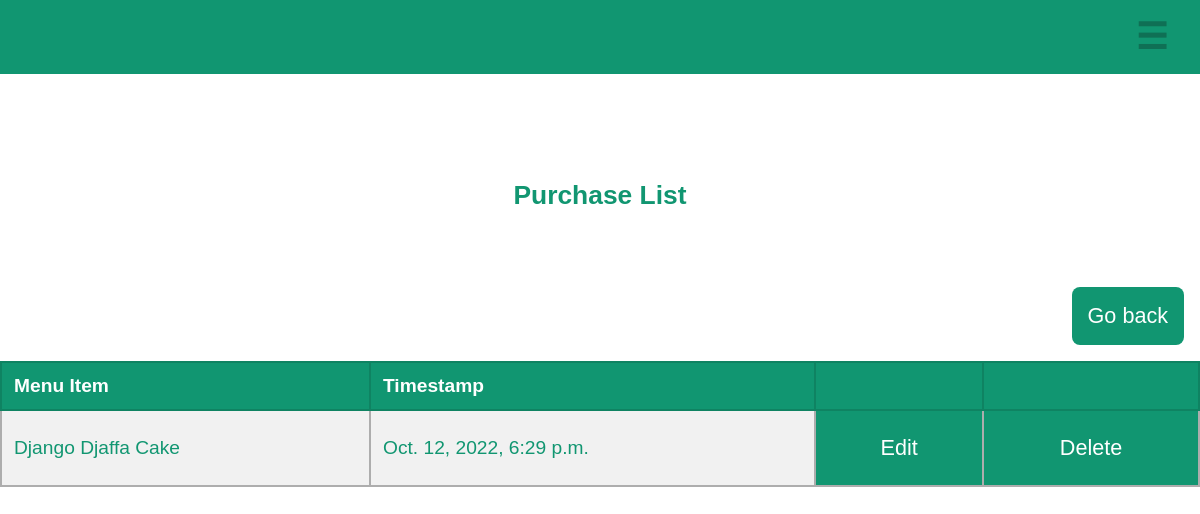
The page /purchase/list (signed in) on the database as committed earlier.
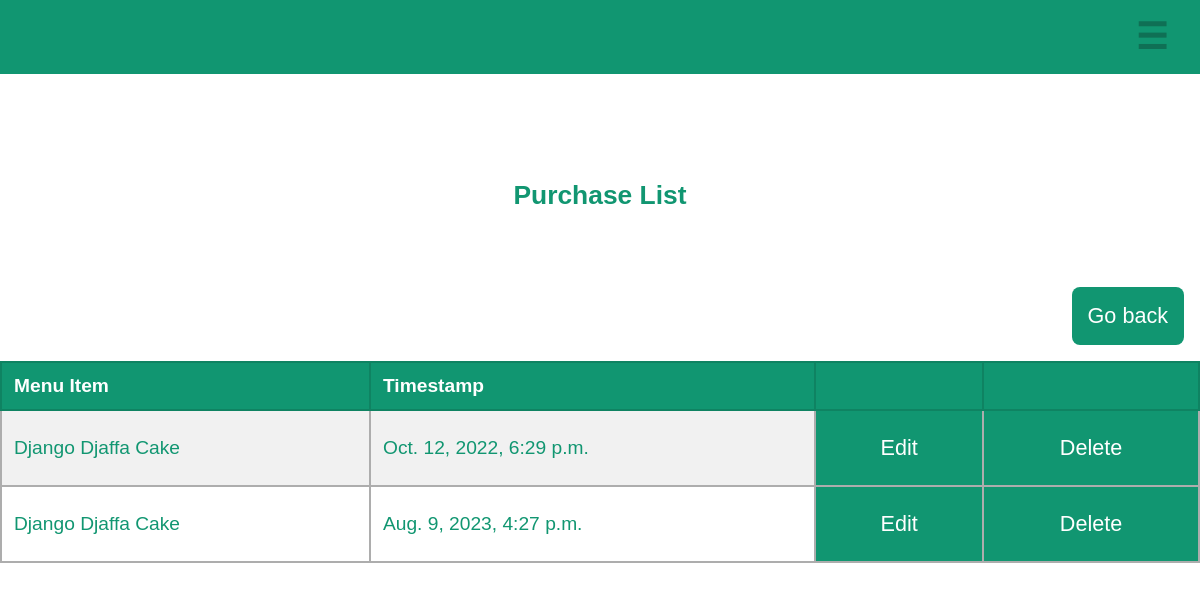
The same page on the database as committed later.
### delights_app/models.py (models this page shows, shortened)
class Purchase(models.Model):
    menu_item = models.ForeignKey(MenuItem, on_delete=models.CASCADE)
    timestamp = models.DateTimeField(default=timezone.now)

class MenuItem(models.Model):
    name = models.CharField(max_length=30)
    price = models.FloatField(default=0.0)
    def __str__(self):
        return self.name

### delights_app/views.py (the view)
# urls.py: path('purchase/list', views.PurchaseList.as_view(), name='purchaselist'),
class PurchaseList(LoginRequiredMixin, ListView):
  model = Purchase

### delights_app/templates/delights_app/purchase_list.html (shortened to what this page needs)
{% extends "base.html" %}
{% load static%}
{% block content %}
<h4>Purchase List</h4>
<div class="buttonrow">
    <a href="{% url 'home' %}"><button type="button" value="Go back">Go back</button></a>
</div>
<table id="purchase">
    <tr>
        <th>Menu Item</th>
        <th>Timestamp</th>
        <th></th>
        <th></th>
    </tr>
    {% for purchase in purchase_list %}
    <tr>
        <td>{{ purchase.menu_item }}</td>
        <td>{{ purchase.timestamp }}</td>
        <td class="edit"><a href="{% url 'purchaseupdate' purchase.id %}"><button>Edit</button></a></td>
        <td class="edit"><a href="{% url 'purchasedelete' purchase.id %}"><button>Delete</button></a></td>
    </tr>
    {% endfor%}
</table>
{% endblock %}

Rows that differ between the two databases and show on the page:
added Purchase: menu_item "Django Djaffa Cake", timestamp "Aug. 9, 2023, 4:27 p.m."
